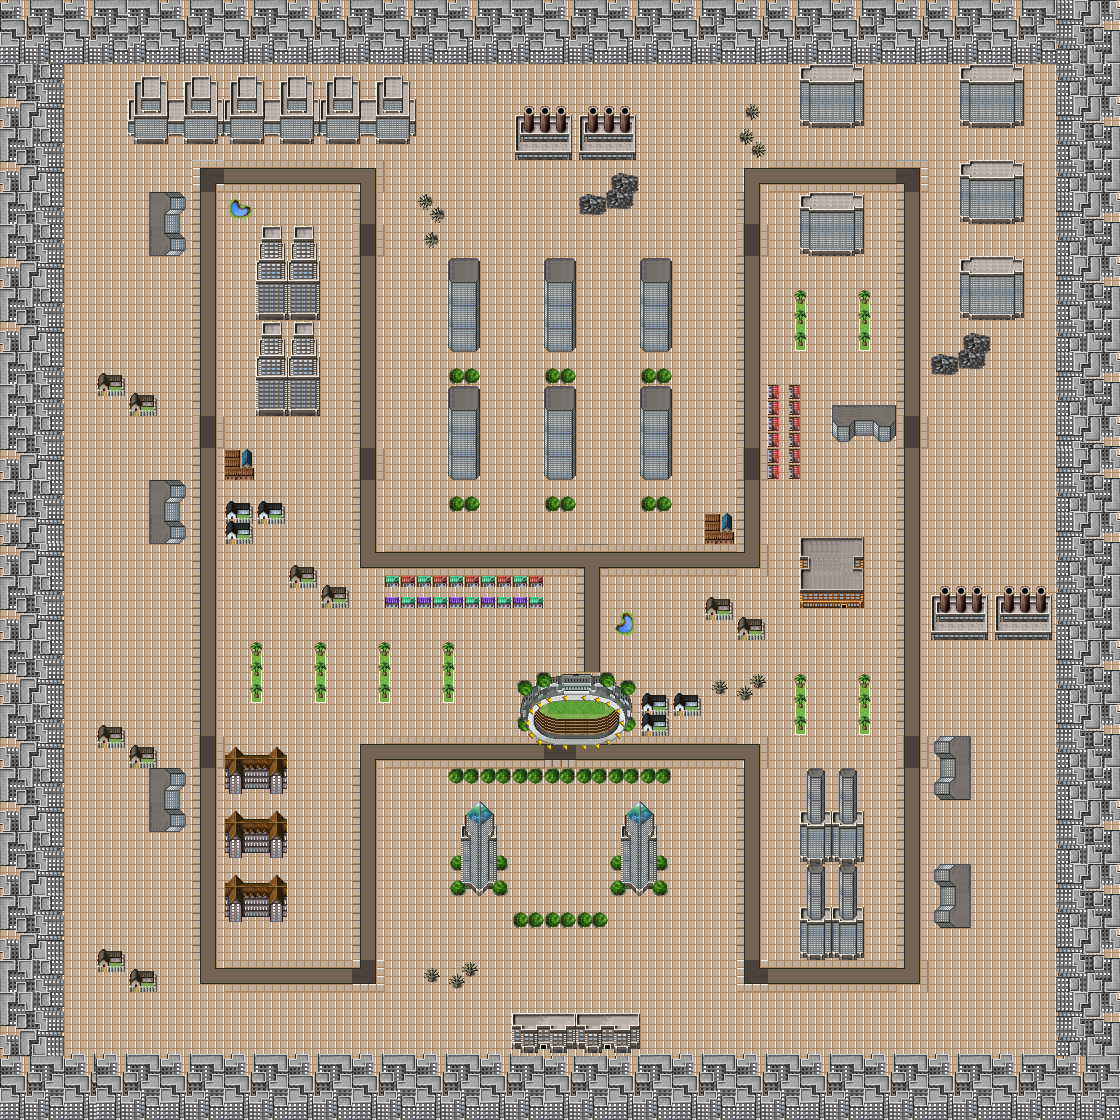

Rendered tile map (Tiled .tmx) drawn with the repository's tilesets; below, a short description and the map source with its tile grids summarised:
An orthogonal 35x35 tile map with 32x32 px tiles, 3 tile layers (Ground, Road, Building).

<map version="1.0" orientation="orthogonal" renderorder="right-down" width="35" height="35" tilewidth="32" tileheight="32" nextobjectid="1">
 <tileset firstgid="1" name="TileE-1" tilewidth="32" tileheight="32">
  <image source="TileE-1.png" width="512" height="512" />
  <tile id="94">
   <properties>
    <property name="minigame" value="true" />
   </properties>
  </tile>
  <tile id="95">
   <properties>
    <property name="minigame" value="true" />
   </properties>
  </tile>
  <tile id="110">
   <properties>
    <property name="minigame" value="true" />
   </properties>
  </tile>
  <tile id="111">
   <properties>
    <property name="minigame" value="true" />
   </properties>
  </tile>
  <tile id="126">
   <properties>
    <property name="minigame" value="true" />
   </properties>
  </tile>
  <tile id="127">
   <properties>
    <property name="minigame" value="true" />
   </properties>
  </tile>
  <tile id="142">
   <properties>
    <property name="minigame" value="true" />
   </properties>
  </tile>
  <tile id="143">
   <properties>
    <property name="minigame" value="true" />
   </properties>
  </tile>
  <tile id="158">
   <properties>
    <property name="minigame" value="true" />
   </properties>
  </tile>
  <tile id="159">
   <properties>
    <property name="minigame" value="true" />
   </properties>
  </tile>
  <tile id="169">
   <properties>
    <property name="heroHQ" value="true" />
   </properties>
  </tile>
  <tile id="174">
   <properties>
    <property name="minigame" value="true" />
   </properties>
  </tile>
  <tile id="175">
   <properties>
    <property name="minigame" value="true" />
   </properties>
  </tile>
 </tileset>
 <layer name="Ground" width="35" height="35">
  <data>[1225 cells, 1225 non-empty, 1 distinct tile ids]</data>
 </layer>
 <layer name="Road" width="35" height="35">
  <data>[1225 cells, 136 non-empty, 14 distinct tile ids]</data>
 </layer>
 <layer name="Building" width="35" height="35">
  <data>[1225 cells, 566 non-empty, 88 distinct tile ids]</data>
 </layer>
</map>
